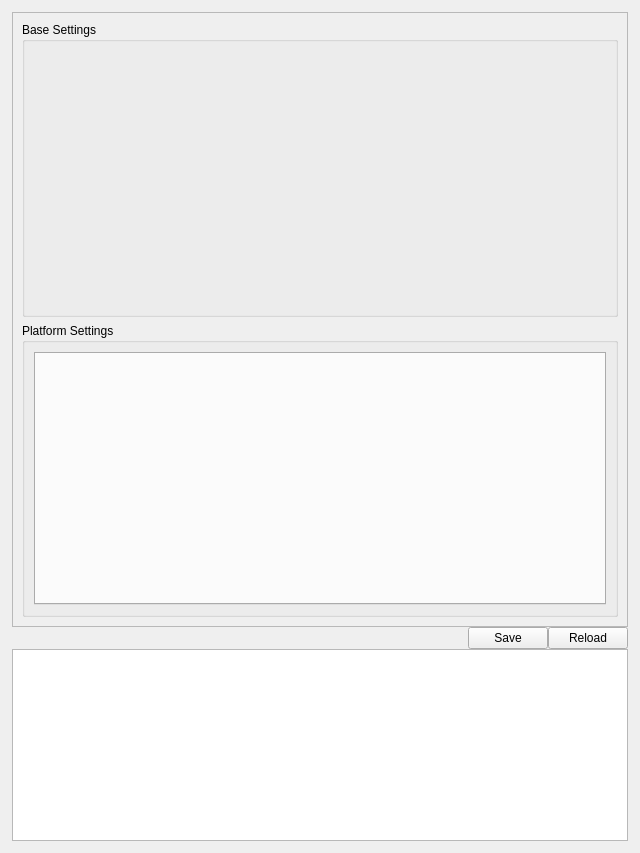
<?xml version="1.0" encoding="UTF-8"?>
<ui version="4.0">
 <class>ProjectSettingsToolWidget</class>
 <widget class="QWidget" name="ProjectSettingsToolWidget">
  <property name="modal" stdset="0">
   <bool>false</bool>
  </property>
  <property name="geometry">
   <rect>
    <x>0</x>
    <y>0</y>
    <width>640</width>
    <height>853</height>
   </rect>
  </property>
  <property name="minimumSize">
   <size>
    <width>640</width>
    <height>0</height>
   </size>
  </property>
  <property name="maximumSize">
   <size>
    <width>16777215</width>
    <height>16777215</height>
   </size>
  </property>
  <property name="windowTitle">
   <string>Project Settings Tool</string>
  </property>
  <layout class="QVBoxLayout" name="verticalLayout">
   <item>
    <layout class="QVBoxLayout" name="mainContentLayout">
     <property name="spacing">
      <number>0</number>
     </property>
     <property name="leftMargin">
      <number>1</number>
     </property>
     <property name="topMargin">
      <number>1</number>
     </property>
     <property name="rightMargin">
      <number>1</number>
     </property>
     <property name="bottomMargin">
      <number>1</number>
     </property>
     <item>
      <layout class="QGridLayout" name="gridLayout_5">
       <item row="1" column="0">
        <widget class="QScrollArea" name="scrollArea">
         <property name="widgetResizable">
          <bool>true</bool>
         </property>
         <widget class="QWidget" name="scrollAreaWidgetContents">
          <property name="geometry">
           <rect>
            <x>0</x>
            <y>0</y>
            <width>616</width>
            <height>612</height>
           </rect>
          </property>
          <layout class="QGridLayout" name="gridLayout_6">
           <item row="0" column="0">
            <layout class="QGridLayout" name="gridLayout_7">
             <item row="1" column="0">
              <widget class="QGroupBox" name="verticalGroupBox_3">
               <property name="title">
                <string>Platform Settings</string>
               </property>
               <layout class="QVBoxLayout" name="verticalLayout_5">
                <item>
                 <widget class="AzQtComponents::TabWidget" name="platformTabs">
                  <property name="sizePolicy">
                   <sizepolicy hsizetype="Preferred" vsizetype="Preferred">
                    <horstretch>0</horstretch>
                    <verstretch>0</verstretch>
                   </sizepolicy>
                  </property>
                  <property name="toolTip">
                   <string/>
                  </property>
                  <property name="currentIndex">
                   <number>0</number>
                  </property>
                  <property name="usesScrollButtons">
                   <bool>true</bool>
                  </property>
                  <property name="documentMode">
                   <bool>false</bool>
                  </property>
                  <property name="tabBarAutoHide">
                   <bool>false</bool>
                  </property>
                 </widget>
                </item>
               </layout>
              </widget>
             </item>
             <item row="0" column="0">
              <widget class="QGroupBox" name="baseSettingsGroupBox">
               <property name="sizePolicy">
                <sizepolicy hsizetype="Preferred" vsizetype="Preferred">
                 <horstretch>0</horstretch>
                 <verstretch>0</verstretch>
                </sizepolicy>
               </property>
               <property name="title">
                <string>Base Settings</string>
               </property>
               <layout class="QGridLayout" name="gridLayout"/>
              </widget>
             </item>
            </layout>
           </item>
          </layout>
         </widget>
        </widget>
       </item>
      </layout>
     </item>
     <item>
      <layout class="QHBoxLayout" name="horizontalLayout_2">
       <item>
        <spacer name="horizontalSpacer">
         <property name="orientation">
          <enum>Qt::Horizontal</enum>
         </property>
         <property name="sizeHint" stdset="0">
          <size>
           <width>40</width>
           <height>20</height>
          </size>
         </property>
        </spacer>
       </item>
       <item>
        <widget class="QPushButton" name="saveButton">
         <property name="text">
          <string>Save</string>
         </property>
        </widget>
       </item>
       <item>
        <widget class="QPushButton" name="reloadButton">
         <property name="text">
          <string>Reload</string>
         </property>
        </widget>
       </item>
      </layout>
     </item>
     <item>
      <widget class="QTextBrowser" name="reconfigureLog">
       <property name="sizePolicy">
        <sizepolicy hsizetype="Expanding" vsizetype="Minimum">
         <horstretch>0</horstretch>
         <verstretch>0</verstretch>
        </sizepolicy>
       </property>
      </widget>
     </item>
    </layout>
   </item>
  </layout>
 </widget>
 <customwidgets>
  <customwidget>
   <class>AzQtComponents::TabWidget</class>
   <extends>QTabWidget</extends>
   <header location="global">AzQtComponents/Components/Widgets/TabWidget.h</header>
   <container>1</container>
  </customwidget>
 </customwidgets>
 <resources>
  <include location="ProjectSettingsTool.qrc"/>
 </resources>
 <connections/>
</ui>
